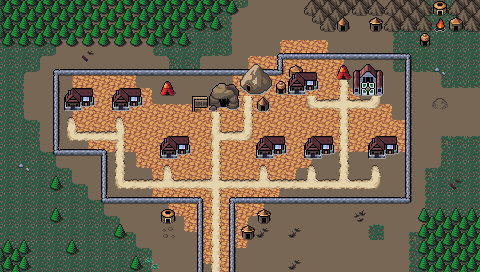

Below is a game level as drawn by its tile map, then a one-line description and the .tmx that defines it (tile-layer data replaced by summaries):
An orthogonal 30x17 tile map with 16x16 px tiles, 4 tile layers (Background, Ground, Foreground, AboveSprites), 3 tilesets and 13 objects.

<map version="1.9" tiledversion="1.9.2" orientation="orthogonal" renderorder="right-down" width="30" height="17" tilewidth="16" tileheight="16" infinite="0" nextlayerid="6" nextobjectid="54">
 <editorsettings>
  <export target="wastetown..tmx" format="tmx" />
 </editorsettings>
 <tileset firstgid="1" source="../tileset/main.tsx" />
 <tileset firstgid="10113" source="../tileset/buildings.tsx" />
 <tileset firstgid="11905" source="../tileset/buildings-nocollide.tsx" />
 <layer id="1" name="Background" width="30" height="17">
  <data>[510 cells, 510 non-empty, 16 distinct tile ids]</data>
 </layer>
 <layer id="2" name="Ground" width="30" height="17">
  <data>[510 cells, 271 non-empty, 45 distinct tile ids]</data>
 </layer>
 <layer id="3" name="Foreground" width="30" height="17">
  <properties>
   <property name="spriteLayer" type="bool" value="true" />
  </properties>
  <data>[510 cells, 158 non-empty, 36 distinct tile ids]</data>
 </layer>
 <layer id="5" name="AboveSprites" width="30" height="17">
  <data>[510 cells, 18 non-empty, 6 distinct tile ids]</data>
 </layer>
 <objectgroup id="4" name="Objects">
  <object id="38" template="../obj/entry_up.tx" x="208" y="272" />
  <object id="41" template="../obj/shop.tx" x="64" y="115">
   <properties>
    <property name="commonShopList" value="Wolf4Red,Goblin,Devil,Dwarf,Dragon,Sliver2Red,Knight4Red,Soldier4Red,Minotaur,Shaman,Dinosaur4Red,Ogre4Red" />
    <property name="mythicShopList" value="Planeswalker,WUBRG,Vehicle,Artifact,Equip,Wand,Legend4Red" />
    <property name="rareShopList" value="Gruul,Izzet,Rakdos,Boros,Creature6Red,Multicolor,Land4Red,PhyrexianRed" />
    <property name="uncommonShopList" value="Creature2Red,Creature,Red" />
   </properties>
  </object>
  <object id="42" template="../obj/shop.tx" x="113" y="115">
   <properties>
    <property name="commonShopList" value="Wolf4Red,Goblin,Devil,Dwarf,Dragon,Sliver2Red,Knight4Red,Soldier4Red,Minotaur,Shaman,Dinosaur4Red,Ogre4Red" />
    <property name="mythicShopList" value="Planeswalker,WUBRG,Vehicle,Artifact,Equip,Wand,Legend4Red" />
    <property name="rareShopList" value="Gruul,Izzet,Rakdos,Boros,Creature6Red,Multicolor,Land4Red,PhyrexianRed" />
    <property name="uncommonShopList" value="Creature2Red,Creature,Red" />
   </properties>
  </object>
  <object id="43" template="../obj/shop.tx" x="161" y="163">
   <properties>
    <property name="commonShopList" value="Wolf4Red,Goblin,Devil,Dwarf,Dragon,Sliver2Red,Knight4Red,Soldier4Red,Minotaur,Shaman,Dinosaur4Red,Ogre4Red" />
    <property name="mythicShopList" value="Planeswalker,WUBRG,Vehicle,Artifact,Equip,Wand,Legend4Red" />
    <property name="rareShopList" value="Gruul,Izzet,Rakdos,Boros,Creature6Red,Multicolor,Land4Red,PhyrexianRed" />
    <property name="uncommonShopList" value="Creature2Red,Creature,Red" />
   </properties>
  </object>
  <object id="44" template="../obj/shop.tx" x="257" y="162">
   <properties>
    <property name="commonShopList" value="Wolf4Red,Goblin,Devil,Dwarf,Dragon,Sliver2Red,Knight4Red,Soldier4Red,Minotaur,Shaman,Dinosaur4Red,Ogre4Red" />
    <property name="mythicShopList" value="Planeswalker,WUBRG,Vehicle,Artifact,Equip,Wand,Legend4Red" />
    <property name="rareShopList" value="Gruul,Izzet,Rakdos,Boros,Creature6Red,Multicolor,Land4Red,PhyrexianRed" />
    <property name="uncommonShopList" value="Creature2Red,Creature,Red" />
   </properties>
  </object>
  <object id="45" template="../obj/shop.tx" x="304" y="162">
   <properties>
    <property name="commonShopList" value="Wolf4Red,Goblin,Devil,Dwarf,Dragon,Sliver2Red,Knight4Red,Soldier4Red,Minotaur,Shaman,Dinosaur4Red,Ogre4Red" />
    <property name="mythicShopList" value="Planeswalker,WUBRG,Vehicle,Artifact,Equip,Wand,Legend4Red" />
    <property name="rareShopList" value="Gruul,Izzet,Rakdos,Boros,Creature6Red,Multicolor,Land4Red,PhyrexianRed" />
    <property name="uncommonShopList" value="Creature2Red,Creature,Red" />
   </properties>
  </object>
  <object id="46" template="../obj/shop.tx" x="367" y="162">
   <properties>
    <property name="commonShopList" value="Wolf4Red,Goblin,Devil,Dwarf,Dragon,Sliver2Red,Knight4Red,Soldier4Red,Minotaur,Shaman,Dinosaur4Red,Ogre4Red" />
    <property name="mythicShopList" value="Planeswalker,WUBRG,Vehicle,Artifact,Equip,Wand,Legend4Red" />
    <property name="rareShopList" value="Gruul,Izzet,Rakdos,Boros,Creature6Red,Multicolor,Land4Red,PhyrexianRed" />
    <property name="uncommonShopList" value="Creature2Red,Creature,Red" />
   </properties>
  </object>
  <object id="47" template="../obj/inn.tx" x="214" y="114" />
  <object id="48" template="../obj/shop.tx" x="160" y="96">
   <properties>
    <property name="commonShopList" value="Mountain" />
    <property name="noRestock" type="bool" value="true" />
   </properties>
  </object>
  <object id="50" template="../obj/shardtrader.tx" x="335" y="81">
   <properties>
    <property name="signXOffset" type="float" value="-16" />
    <property name="signYOffset" type="float" value="-8" />
   </properties>
  </object>
  <object id="51" template="../obj/quest.tx" x="364" y="98">
   <properties>
    <property name="questtype" value="mountain_town_tribal" />
   </properties>
  </object>
  <object id="52" template="../obj/shop.tx" x="304" y="97">
   <properties>
    <property name="commonShopList" value="Wolf4Red,Goblin,Devil,Dwarf,Dragon,Sliver2Red,Knight4Red,Soldier4Red,Minotaur,Shaman,Dinosaur4Red,Ogre4Red" />
    <property name="mythicShopList" value="Planeswalker,WUBRG,Vehicle,Artifact,Equip,Wand,Legend4Red" />
    <property name="rareShopList" value="Gruul,Izzet,Rakdos,Boros,Creature6Red,Multicolor,Land4Red,PhyrexianRed" />
    <property name="uncommonShopList" value="Creature2Red,Creature,Red" />
   </properties>
  </object>
  <object id="53" template="../obj/shop.tx" x="240" y="97">
   <properties>
    <property name="commonShopList" value="Wolf4Red,Goblin,Devil,Dwarf,Dragon,Sliver2Red,Knight4Red,Soldier4Red,Minotaur,Shaman,Dinosaur4Red,Ogre4Red" />
    <property name="mythicShopList" value="Planeswalker,WUBRG,Vehicle,Artifact,Equip,Wand,Legend4Red" />
    <property name="rareShopList" value="Gruul,Izzet,Rakdos,Boros,Creature6Red,Multicolor,Land4Red,PhyrexianRed" />
    <property name="uncommonShopList" value="Creature2Red,Creature,Red" />
   </properties>
  </object>
 </objectgroup>
</map>
